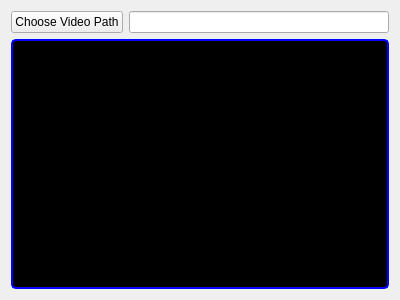
<?xml version="1.0" encoding="UTF-8"?>
<ui version="4.0">
 <class>WidgetCamera</class>
 <widget class="QWidget" name="WidgetCamera">
  <property name="geometry">
   <rect>
    <x>0</x>
    <y>0</y>
    <width>400</width>
    <height>300</height>
   </rect>
  </property>
  <property name="windowTitle">
   <string>Form</string>
  </property>
  <layout class="QGridLayout" name="gridLayout">
   <item row="0" column="0">
    <widget class="QPushButton" name="btn_choose_videopath">
     <property name="sizePolicy">
      <sizepolicy hsizetype="Preferred" vsizetype="Fixed">
       <horstretch>0</horstretch>
       <verstretch>0</verstretch>
      </sizepolicy>
     </property>
     <property name="text">
      <string>Choose Video Path</string>
     </property>
    </widget>
   </item>
   <item row="0" column="1">
    <widget class="QLineEdit" name="qline_camera_path"/>
   </item>
   <item row="1" column="0" colspan="2">
    <widget class="QLabel" name="qlabel_frame">
     <property name="sizePolicy">
      <sizepolicy hsizetype="Minimum" vsizetype="Minimum">
       <horstretch>0</horstretch>
       <verstretch>0</verstretch>
      </sizepolicy>
     </property>
     <property name="styleSheet">
      <string notr="true">background: black;
border: 2px solid blue;
border-radius: 5px;</string>
     </property>
     <property name="text">
      <string>TextLabel</string>
     </property>
     <property name="scaledContents">
      <bool>true</bool>
     </property>
    </widget>
   </item>
  </layout>
 </widget>
 <resources/>
 <connections/>
</ui>
